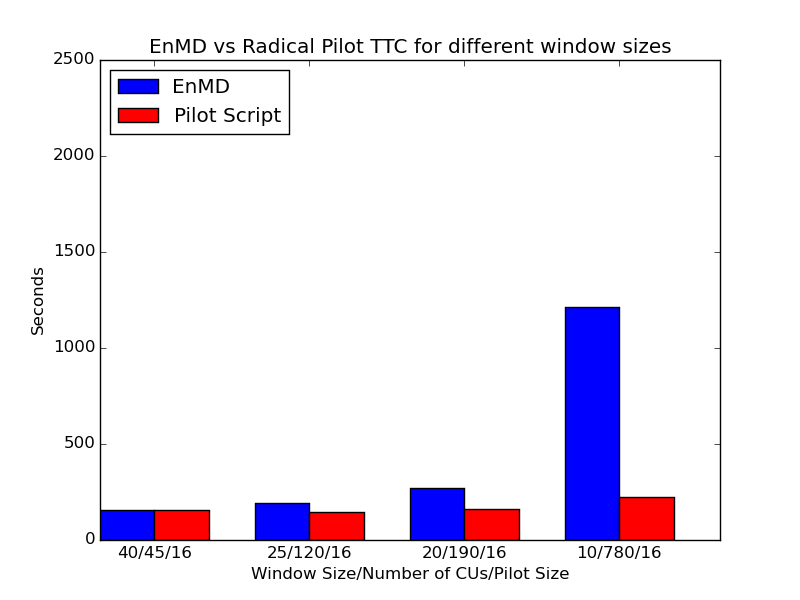

Source code (Python):
from __future__ import division
import pandas
import matplotlib.pyplot as pplot
import numpy

def read_logfiles(fname):
    logfile = open(fname)

    for line in logfile:
        if line[0:10]=='Total Time':
            foundit = line

    line_list = foundit.split()
    return float(line_list[-1])

if __name__ == '__main__':

    Enmd16cores10DataFrame = list()
    Enmd16cores20DataFrame = list()
    Enmd16cores25DataFrame = list()
    Enmd16cores40DataFrame = list()

    Enmd16cores10DataFrame.append(pandas.read_pickle('results_400_16cores10win_stampede_2015-05-20T01:33:39.576254.pkl'))
    Enmd16cores10DataFrame.append(pandas.read_pickle('results_400_16cores10win_stampede_2015-05-20T02:03:31.970909.pkl'))
    Enmd16cores10DataFrame.append(pandas.read_pickle('results_400_16cores10win_stampede_2015-05-20T02:32:33.518513.pkl'))
    Enmd16cores20DataFrame.append(pandas.read_pickle('results_400_16cores20win_stampede_2015-05-20T00:28:56.623049.pkl'))
    Enmd16cores20DataFrame.append(pandas.read_pickle('results_400_16cores20win_stampede_2015-05-20T00:40:21.922339.pkl'))
    Enmd16cores20DataFrame.append(pandas.read_pickle('results_400_16cores20win_stampede_2015-05-20T00:57:47.440979.pkl'))
    Enmd16cores25DataFrame.append(pandas.read_pickle('results_400_16cores25win_stampede_2015-05-20T00:04:36.742870.pkl'))
    Enmd16cores25DataFrame.append(pandas.read_pickle('results_400_16cores25win_stampede_2015-05-20T00:10:45.027508.pkl'))
    Enmd16cores25DataFrame.append(pandas.read_pickle('results_400_16cores25win_stampede_2015-05-20T00:19:10.601136.pkl'))
    Enmd16cores40DataFrame.append(pandas.read_pickle('results_400_16cores40win_stampede_2015-05-19T23:45:37.201291.pkl'))
    Enmd16cores40DataFrame.append(pandas.read_pickle('results_400_16cores40win_stampede_2015-05-19T23:51:28.954710.pkl'))
    Enmd16cores40DataFrame.append(pandas.read_pickle('results_400_16cores40win_stampede_2015-05-19T23:57:13.158889.pkl'))


    enmd10 = ((Enmd16cores10DataFrame[0].last_finished_abs[2] - Enmd16cores10DataFrame[0].first_started_abs[2]).total_seconds() + 
              (Enmd16cores10DataFrame[1].last_finished_abs[2] - Enmd16cores10DataFrame[1].first_started_abs[2]).total_seconds() + 
              (Enmd16cores10DataFrame[2].last_finished_abs[2] - Enmd16cores10DataFrame[2].first_started_abs[2]).total_seconds())/3
    enmd20 = ((Enmd16cores20DataFrame[0].last_finished_abs[2] - Enmd16cores20DataFrame[0].first_started_abs[2]).total_seconds() + 
              (Enmd16cores20DataFrame[1].last_finished_abs[2] - Enmd16cores20DataFrame[1].first_started_abs[2]).total_seconds() + 
              (Enmd16cores20DataFrame[2].last_finished_abs[2] - Enmd16cores20DataFrame[2].first_started_abs[2]).total_seconds())/3
    enmd25 = ((Enmd16cores25DataFrame[0].last_finished_abs[2] - Enmd16cores25DataFrame[0].first_started_abs[2]).total_seconds() + 
              (Enmd16cores25DataFrame[1].last_finished_abs[2] - Enmd16cores25DataFrame[1].first_started_abs[2]).total_seconds() + 
              (Enmd16cores25DataFrame[2].last_finished_abs[2] - Enmd16cores25DataFrame[2].first_started_abs[2]).total_seconds())/3
    enmd40 = ((Enmd16cores40DataFrame[0].last_finished_abs[2] - Enmd16cores40DataFrame[0].first_started_abs[2]).total_seconds() + 
              (Enmd16cores40DataFrame[1].last_finished_abs[2] - Enmd16cores40DataFrame[1].first_started_abs[2]).total_seconds() + 
              (Enmd16cores40DataFrame[2].last_finished_abs[2] - Enmd16cores40DataFrame[2].first_started_abs[2]).total_seconds())/3

    print enmd10
    print enmd20
    print enmd25
    print enmd40

    pilot10 = 0
    pilot10 = pilot10 + read_logfiles('output_400_10_traj_stampede_16cores_2015-05-20T05:11:28.515153.log')
    pilot10 = pilot10 + read_logfiles('output_400_10_traj_stampede_16cores_2015-05-20T05:36:41.439699.log')
    pilot10 = pilot10 + read_logfiles('output_400_10_traj_stampede_16cores_2015-05-20T05:59:17.958928.log')
    pilot20 = 0
    pilot20 = pilot20 + read_logfiles('output_400_20_traj_stampede_16cores_2015-05-20T04:28:38.501875.log')
    pilot20 = pilot20 + read_logfiles('output_400_20_traj_stampede_16cores_2015-05-20T04:34:59.023918.log')
    pilot20 = pilot20 + read_logfiles('output_400_20_traj_stampede_16cores_2015-05-20T04:41:05.286570.log')
    pilot25 = 0
    pilot25 = pilot25 + read_logfiles('output_400_25_traj_stampede_16cores_2015-05-20T04:09:48.523801.log')
    pilot25 = pilot25 + read_logfiles('output_400_25_traj_stampede_16cores_2015-05-20T04:15:51.023123.log')
    pilot25 = pilot25 + read_logfiles('output_400_25_traj_stampede_16cores_2015-05-20T04:22:00.405062.log')
    pilot40 = 0
    pilot40 = pilot40 + read_logfiles('output_400_40_traj_stampede_16cores_2015-05-20T02:53:41.534756.log')
    pilot40 = pilot40 + read_logfiles('output_400_40_traj_stampede_16cores_2015-05-20T03:19:43.909100.log')
    pilot40 = pilot40 + read_logfiles('output_400_40_traj_stampede_16cores_2015-05-20T03:34:19.350119.log')

    pilot10=pilot10/3
    pilot20=pilot20/3
    pilot25=pilot25/3
    pilot40=pilot40/3

    print pilot10
    print pilot20
    print pilot25
    print pilot40

    cus = [45, 120, 190, 780]
    
    n_groups=4
    index = numpy.arange(n_groups)
    bar_width = 0.35
    opacity = 1.0
    fig1 = pplot.figure()
    pplot.bar(index,[enmd40,enmd25,enmd20,enmd10],bar_width,alpha=opacity,color='b',label='EnMD')
    pplot.bar(index+bar_width,[pilot40,pilot25,pilot20,pilot10],bar_width,alpha=opacity,color='r',label='Pilot Script')
    pplot.xlabel('Window Size/Number of CUs/Pilot Size')
    pplot.ylabel('Seconds')
    pplot.xticks(index + bar_width, ('40/45/16', '25/120/16', '20/190/16', '10/780/16'))
    pplot.legend(loc=2)
    pplot.ylim(ymax=2500)
    pplot.title('EnMD vs Radical Pilot TTC for different window sizes')
    fig1.savefig('comp.png')
    
